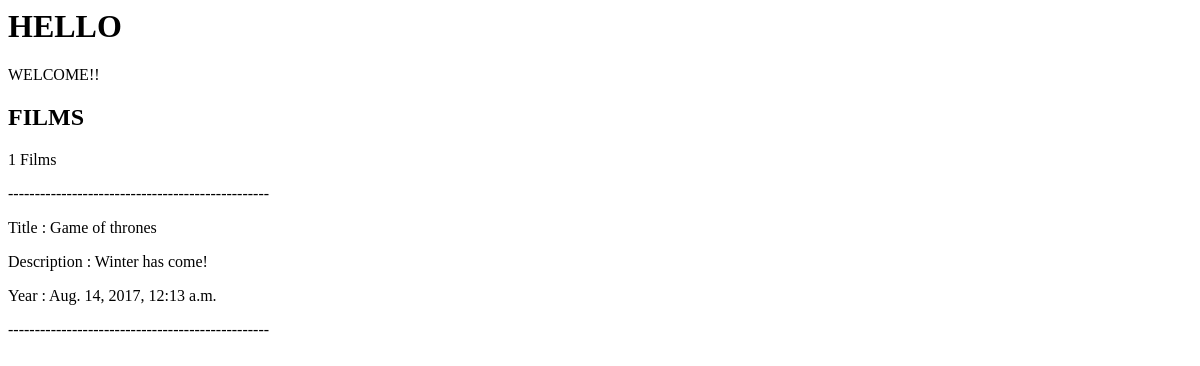
The page /Film on the database as committed earlier.
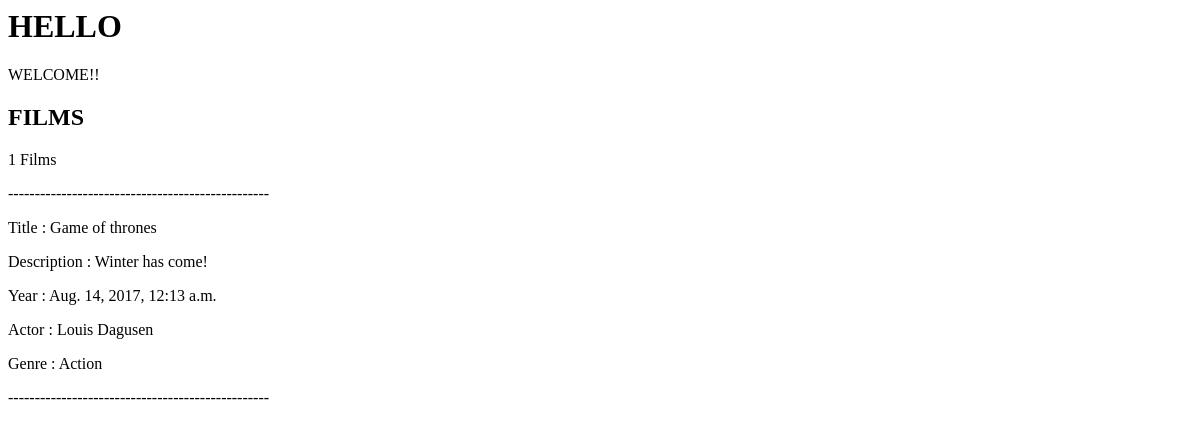
The same page on the database as committed later.
### Movie/models.py (models this page shows, shortened)
class Film(models.Model):
	Title = models.CharField(max_length=150)
	Description = models.TextField()
	Year = models.DateTimeField('Date Published')
	actor = models.ManyToManyField ("Actor", related_name="Film")
	genre = models.ManyToManyField ("Genre", related_name="Film")

class Actor(models.Model):
	Actor_name = models.CharField(max_length=150)

class Genre(models.Model):
	Type = models.CharField(max_length=150)

### Movie/views.py (the view)
# urls.py: url(r'^Film$', FilmList.as_view(), name='film'),
class FilmList(View):
	def get(self, request):
		film = Film.objects.all()
		actor = Actor.objects.all()
		genre = Genre.objects.all()
		context = {
		'film': film,
		'actor': actor,
		'genre': genre,
		}
		return render(request, "Film.html", context)

### Movie/templates/Film.html (shortened to what this page needs)
{% extends 'Actor.html' %}
{% block content %}
<body>
	<h1>HELLO</h1>
	{% if request.user.is_authenticated %}
		<h1>Hi {{ request.user.username|title }}</h1>
	{% else %}
		<p>WELCOME!!</p>
	{% endif %}
	<h2>FILMS</h2>
	<p>{{ film.count }} Films</p>
	{% for film in film %}
		<p>-------------------------------------------------</p>
		<p>Title : {{ film.Title }} </p>
		<p>Description : {{ film.Description }} </p>
		<p>Year : {{ film.Year }} </p>
		{% for actor in film.actor.all %}
			<p>Actor : {{ actor.Actor_name }} </p>
		{% endfor%}
		{% for genre in film.genre.all %}
			 <p>Genre : {{ genre.Type }}</p>
		{% endfor %}
		<p>-------------------------------------------------</p>
	{% endfor %}
</body>
{% endblock %}

Rows that differ between the two databases and show on the page:
added Actor: Actor_name "Louis Dagusen"
added Genre: Type "Action"
